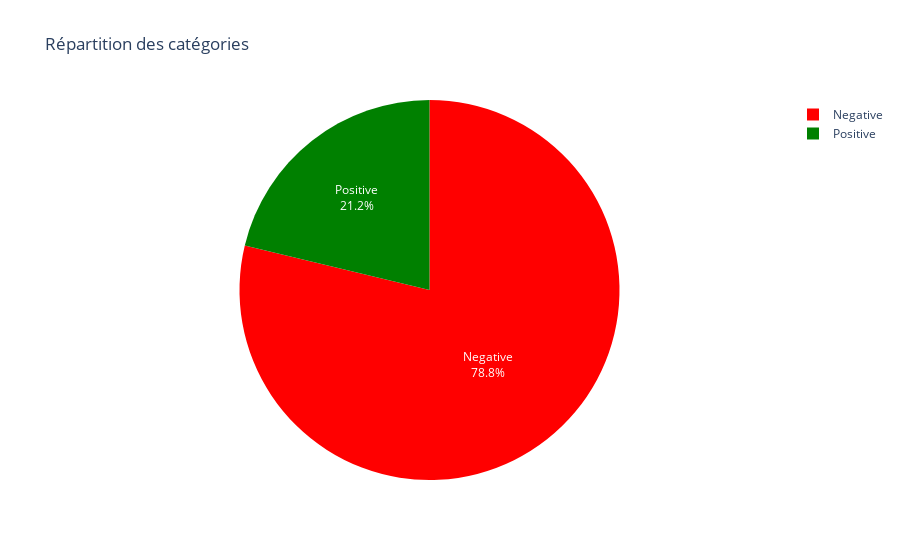

Here is the notebook cell this chart was saved with:
### Code cell
import plotly.graph_objects as go

# Compter le nombre d'occurrences pour chaque catégorie
category_counts = d['sentiment'].value_counts()

# Définir les couleurs personnalisées pour chaque catégorie
colors = ['red', 'green']

# Créer un diagramme circulaire avec les couleurs personnalisées
fig = go.Figure(data=go.Pie(labels=category_counts.index, values=category_counts, 
                           textinfo='label+percent', marker=dict(colors=colors)))

# Ajouter un titre
fig.update_layout(title='Répartition des catégories')

# Afficher le diagramme
fig.show()

### Figure 1 — Plotly figure (JSON) as saved in the notebook; plotly's stock layout.template omitted (floating-point values rounded to 4 significant figures)
{"data": [{"labels": ["Negative", "Positive"], "marker": {"colors": ["red", "green"]}, "textinfo": "label+percent", "type": "pie", "values": [564, 152]}], "layout": {"title": {"text": "Répartition des catégories"}}}
